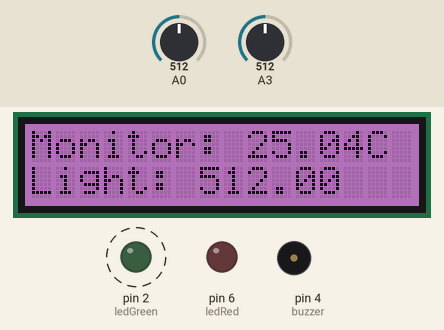
This sketch was run on a simulated Arduino Uno, built with avr-gcc and run on an emulated ATmega328P. Parts: 16×2 character LCD, output pins drawn as LEDs (lit = HIGH), buzzer (waves = sounding, pin HIGH). Dashed ring = blinking. The test bench sets the inputs (shaded band); at power-on: A0 = 512, A3 = 512.

Above: at 0.3 s.
1.4 s: A0 set to 165
At 2.27 s:
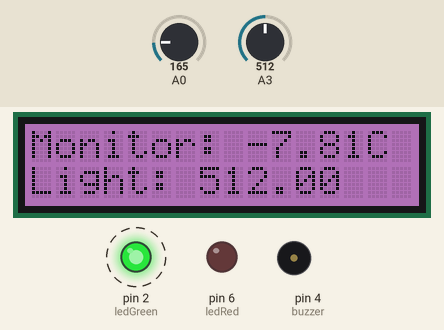
5.5 s: A0 set to 135
At 7.1 s:
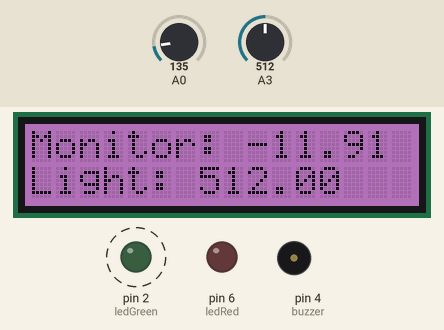
9.6 s: A3 set to 585
At 10.38 s:
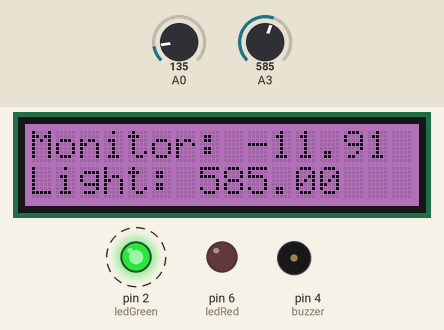
11.9 s: A3 set to 615
At 12.57 s:
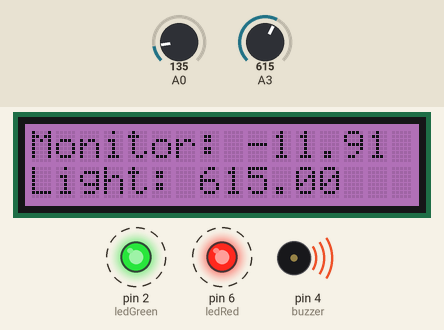
15.1 s: A0 set to 122
At 16.42 s:
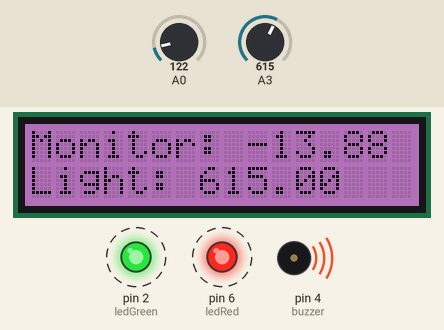
17.7 s: A3 set to 590
At 18.2 s:
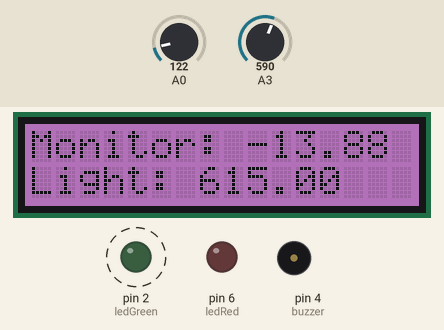
Timing chart, 0 to 21.2 s (numbered marks = the images above; inputs shaded):
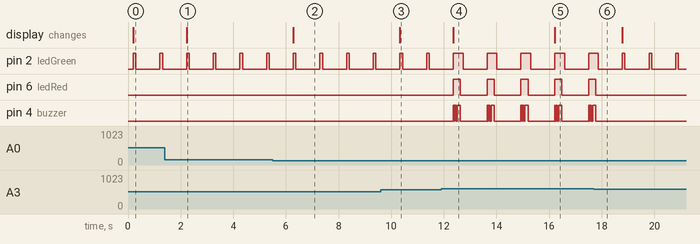

Measured:
- the behaviour switches between 149 and 148 on A0 (found by bisection; images 1 and 2)
- the behaviour switches between 600 and 601 on A3 (found by bisection; images 3 and 4)
- after the input at 1.4 s, the display: changes after 0.82 s (image 1)
- after the input at 5.5 s, the display: changes after 0.78 s (image 2)
- after the input at 9.6 s, the display: changes after 0.73 s (image 3)
- after the input at 11.9 s, pin 2 (ledGreen): alternates HIGH for 0.37 s and LOW for 0.91 s, starting after 0.83 s; pin 6 (ledRed): alternates HIGH for 0.27 s and LOW for 1.0 s, starting after 0.46 s
- after the input at 15.1 s, the display: changes after 1.1 s (image 5)
- after the input at 17.7 s, pin 6 (ledRed), pin 4 (buzzer): goes on until 17.8 s, then stays LOW

The sketch:

LTProj1.ino
```cpp
//Libraries
#include <math.h>
#include <Wire.h>
#include <rgb_lcd.h>

//Alias for LCD Device
rgb_lcd lcd;

//Led port
int ledGreen = 2;
int ledRed = 6;

//Buzzer port
int buzzer = 4;

int sensorData;             //Senseor value
float temperature;          //Result
float lightData;            //Result
int B=3975;                 //B value of the thermistor
float resistance;           //Resistance of the sensor value

//Setup rotine
void setup() {
  //Init lcd
  lcd.begin(16, 2);
  //No lcd cursor blink
  lcd.noBlink();
  //Set color
  lcd.setRGB(157,70,164);
  //First message
  lcd.print("Monitor: 00.00C");
  //Define cursor position
  lcd.setCursor(0, 1);
  //Message
  lcd.print("Light: ");
  //Led port to output mode
  pinMode(ledGreen, OUTPUT);
  //Led port to output mode
  pinMode(ledRed, OUTPUT);
  //Buzzer port to output mode
  pinMode(buzzer, OUTPUT);
  //Wait
  delay(100);
}

//Loop rotine
void loop() {
  //Temperature sensor value
  sensorData=analogRead(0);
  //Light sensor
  lightData=analogRead(3);
  //Resistence calc
  resistance=(float)(1023-sensorData)*10000/sensorData;
  //Temperature calc by datasheet
  temperature=1/(log(resistance/10000)/B+1/298.15)-273.15;
  //Set lcd cursor
  lcd.setCursor(9, 0);
  //Set temperature message
  lcd.print(temperature);
  //Define cursor position
  lcd.setCursor(7, 1);
  //Message
  lcd.print(lightData);
  //Define led state to high
  digitalWrite(ledGreen, HIGH);
  //Verify if need start buzzer
  if((temperature >= 30) || (lightData > 600)){
    //Define buzzer state to high
    digitalWrite(buzzer, HIGH);
    //Define led red state to high
    digitalWrite(ledRed, HIGH);
    //Wait for 100 miliseconds
    delay(25);
    //Define buzzer state to high
    digitalWrite(buzzer, LOW);
    //Wait for 100 miliseconds
    delay(25);
    //Define buzzer state to high
    digitalWrite(buzzer, HIGH);
    //Wait for 100 miliseconds
    delay(50);
    //Define buzzer state to high
    digitalWrite(buzzer, LOW);
    //Wait for 100 miliseconds
    delay(50);
    //Define buzzer state to high
    digitalWrite(buzzer, HIGH);
    //Wait for 100 miliseconds
    delay(120);
    //Define buzzer state to high
    digitalWrite(buzzer, LOW);
    //Define led red state to low
    digitalWrite(ledRed, LOW);
  }else{
    //Define buzzer state to high
    digitalWrite(buzzer, LOW);
    //Define led red state to low
    digitalWrite(ledRed, LOW);
  }
  //Wait for 100 miliseconds
  delay(100);
  //Define led state to low
  digitalWrite(ledGreen, LOW);
  //Wait for 900 seconds
  delay(900);
}
```
